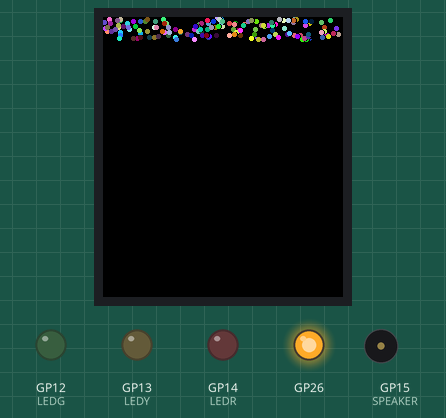
This program was run on a simulated Raspberry Pi Pico. Parts: 240×280 colour display, output pins drawn as LEDs (lit = HIGH), buzzer (waves = sounding, pin HIGH). Random numbers use the default seed unless the program sets one.

Above: at 0.38 s.
At 5.31 s:
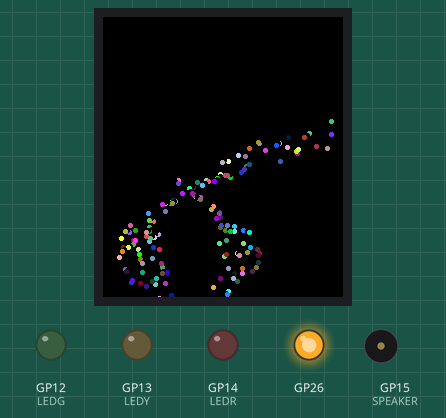
At 10.18 s:
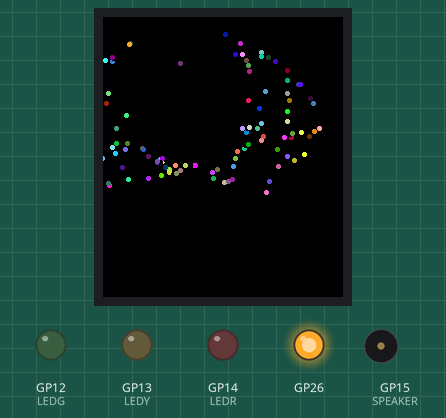
At 20.22 s:
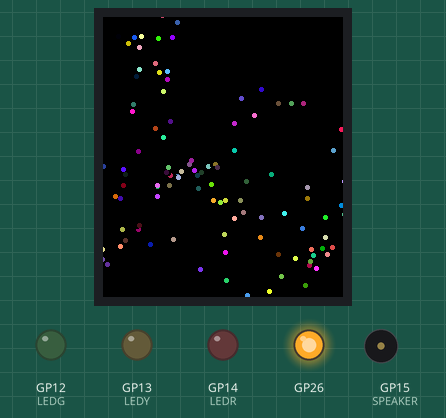
At 30.0 s:
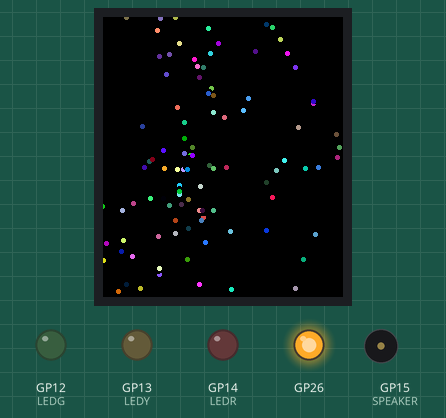
At 39.76 s:
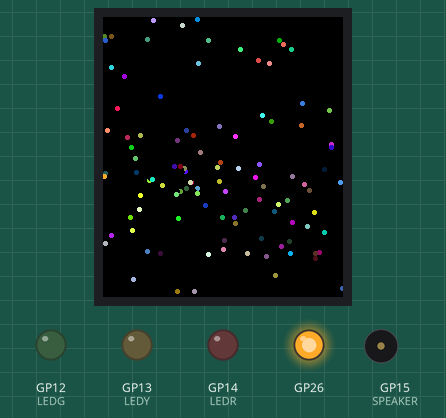

The program:

main.cpp
```cpp
// (licence header left out)
#include <TFT_eSPI.h>
#define LEDR          14
#define LEDY          13
#define LEDG          12
#define KEY_RIGHT      2
#define KEY_DOWN       3
#define KEY_LEFT       4
#define KEY_UP         1
#define KEY_CENTER     0
#define SPEAKER       15

TFT_eSPI tft = TFT_eSPI();

#define WAIT 1000
static const uint16_t NUM_PARTICLES = 150;
uint8_t ROWS = 240;
uint8_t COLS = 280;
boolean loadingflag = true;

template <class T>
class vec2 {
public:
	T x, y;

	vec2() :x(0), y(0) {}
	vec2(T x, T y) : x(x), y(y) {}
	vec2(const vec2& v) : x(v.x), y(v.y) {}

	vec2& operator=(const vec2& v) {
		x = v.x;
		y = v.y;
		return *this;
	}
    bool operator==(vec2& v) {
        return x == v.x && y == v.y;
    }

    bool operator!=(vec2& v) {
        return !(x == y);
    }

	vec2 operator+(vec2& v) {
		return vec2(x + v.x, y + v.y);
	}
	vec2 operator-(vec2& v) {
		return vec2(x - v.x, y - v.y);
	}

	vec2& operator+=(vec2& v) {
		x += v.x;
		y += v.y;
		return *this;
	}
	vec2& operator-=(vec2& v) {
		x -= v.x;
		y -= v.y;
		return *this;
	}
	vec2 operator+(double s) {
		return vec2(x + s, y + s);
	}
	vec2 operator-(double s) {
		return vec2(x - s, y - s);
	}
	vec2 operator*(double s) {
		return vec2(x * s, y * s);
	}
	vec2 operator/(double s) {
		return vec2(x / s, y / s);
	}


	vec2& operator+=(double s) {
		x += s;
		y += s;
		return *this;
	}
	vec2& operator-=(double s) {
		x -= s;
		y -= s;
		return *this;
	}
	vec2& operator*=(double s) {
		x *= s;
		y *= s;
		return *this;
	}
	vec2& operator/=(double s) {
		x /= s;
		y /= s;
		return *this;
	}

	void set(T x, T y) {
		this->x = x;
		this->y = y;
	}

	void rotate(double deg) {
		double theta = deg / 180.0 * M_PI;
		double c = cos(theta);
		double s = sin(theta);
		double tx = x * c - y * s;
		double ty = x * s + y * c;
		x = tx;
		y = ty;
	}

	vec2& normalize() {
		if (length() == 0) return *this;
		*this *= (1.0 / length());
		return *this;
	}

	float dist(vec2 v) const {
		vec2 d(v.x - x, v.y - y);
		return d.length();
	}
	float length() const {
		return sqrt(x * x + y * y);
	}
	void truncate(double length) {
		double angle = atan2f(y, x);
		x = length * cos(angle);
		y = length * sin(angle);
	}

	vec2 ortho() const {
		return vec2(y, -x);
	}

	static float dot(vec2 v1, vec2 v2) {
		return v1.x * v2.x + v1.y * v2.y;
	}
	static float cross(vec2 v1, vec2 v2) {
		return (v1.x * v2.y) - (v1.y * v2.x);
	}

  float mag() const {
      return length();
  }

  float magSq() {
        return (x * x + y * y);
  }

  void limit(float max) {
    if (magSq() > max*max) {
        normalize();
        *this *= max;
    }
  }

};

typedef vec2<float> PVector;
typedef vec2<double> vec2d;


class Boid {
  public:
    PVector location;
    PVector velocity;
    PVector acceleration;
    int hue;

    float mass;
    boolean enabled = true;

    Boid() {}

    Boid(float x, float y) {
      acceleration = PVector(0, 0);
      velocity = PVector(randomf(), randomf());
      location = PVector(x, y);
      hue = random(0x0A0A0A0A,0xFFFFFFFF);
    }

    static float randomf() {
      return mapfloat(random(0, 255), 0, 255, -.5, .5);
    }
    static float mapfloat(float x, float in_min, float in_max, float out_min, float out_max) {
      return (x - in_min) * (out_max - out_min) / (in_max - in_min) + out_min;
    }
    void run(Boid boids [], uint8_t boidCount) {
      update();
    }
    // Method to update location
    void update() {
      velocity += acceleration;
      location += velocity;
      acceleration *= 0;
    }

    void applyForce(PVector force) {
      // We could add mass here if we want A = F / M
      acceleration += force;

    }

};

Boid boidss[NUM_PARTICLES];    //this makes the boids
uint16_t x;
uint16_t y;
uint16_t huecounter = 1;

 void start() {
    int direction = random(0, 2);
    if (direction == 0)
      direction = -1;

    for (int i = 0; i < NUM_PARTICLES; i++) {
      Boid boid = Boid(random(1,COLS-1), random(1,ROWS-1));
      boid.velocity.x = ((float) random(40, 50)) / 100.0;
      boid.velocity.x *= direction;
      boid.velocity.y = 0;
      boid.hue = huecounter;
      huecounter += 0xFABCDE;
      boidss[i] = boid;
  }

}

class Attractor {
  public:
  float mass;
  float G;
  PVector location;

  Attractor()
  {
    location = PVector(320/2, 170/2);
    mass = 3;
    G = 0.5;
  }
  PVector attract(Boid m)
  {
    PVector force = location - m.location; // Calculate direction of force
    float d = force.mag(); // Distance between objects
    d = constrain(d, 6.0, 9.0); // Limiting the distance to eliminate "extreme" results for very close or very far objects
    force.normalize();
    float strength = (G * mass * 2) / (d * d); // Calculate gravitional force magnitude
    force *= strength; // Get force vector --> magnitude * direction
    return force;
  }
};
Attractor attractor;
bool loadingFlag = true;


void setup() {

  pinMode(26, OUTPUT);
  analogWrite(26, 255);

  pinMode(KEY_RIGHT, INPUT_PULLUP);
  pinMode(KEY_DOWN, INPUT_PULLUP);
  pinMode(KEY_LEFT, INPUT_PULLUP);
  pinMode(KEY_UP, INPUT_PULLUP);
  pinMode(KEY_CENTER, INPUT_PULLUP);

  pinMode(SPEAKER, OUTPUT);
  pinMode(LEDR, OUTPUT);
  pinMode(LEDG, OUTPUT);
  pinMode(LEDY, OUTPUT);

  Serial.begin(9600);

  tft.init();
  tft.setRotation(2);
  tft.fillScreen(TFT_BLACK);
}

void loop() {
    if (loadingFlag)
    {
        loadingFlag = false;
        start();
    }

  for (int i = 0; i < NUM_PARTICLES; i++) {
    Boid boid = boidss[i];
    //tft.drawPixel(boid.location.y,boid.location.x,0x0000);
     tft.fillCircle(boid.location.y,boid.location.x,2,0x0000);
    PVector force = attractor.attract(boid);
    boid.applyForce(force);
    boid.update();
    //tft.drawPixel(boid.location.y,boid.location.x,boid.hue);
    tft.fillCircle(boid.location.y,boid.location.x,2,boid.hue);
    boidss[i] = boid;
  }

}
```
